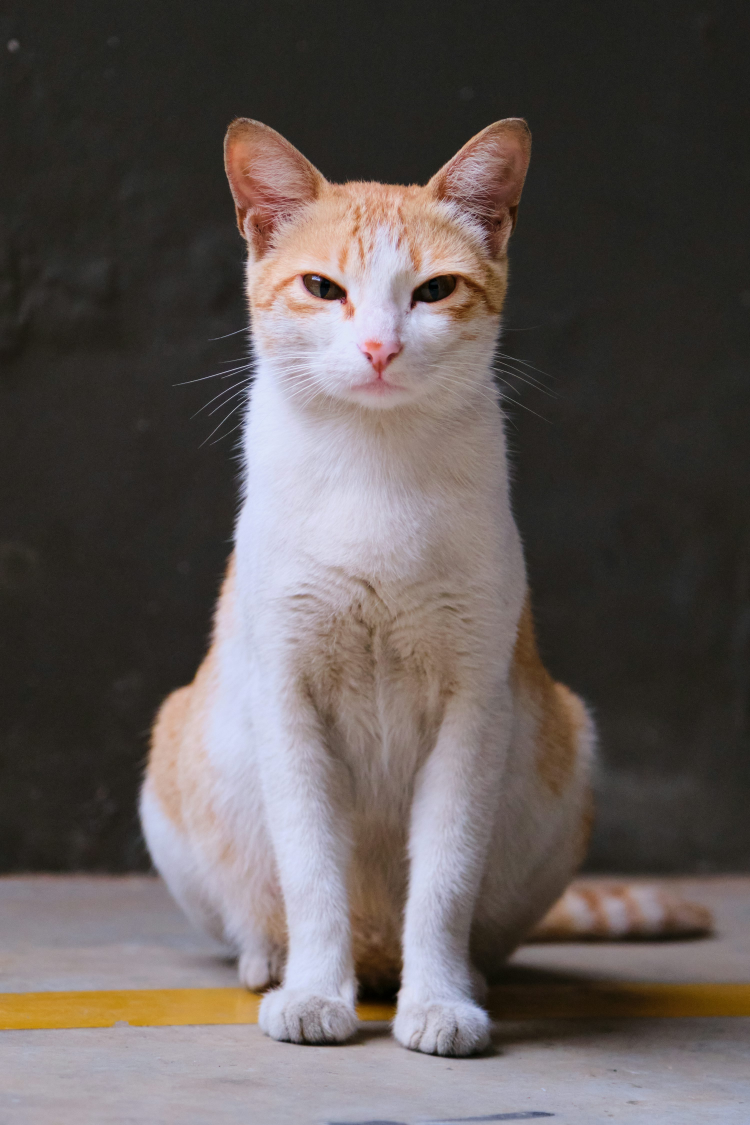
#> input picture Digital Image Processing/cat2.jpg, 3000 x 4500 px (shown at 1/4 size)
$ python lab2.py
#> lines starting #> are read from the running program, lines starting #| are printed output that depends on the picture
import cv2

img_path='cat2.jpg'

img=cv2.imread(img_path)
#> img is the input picture: shape (4500, 3000, 3); mean B, G, R 86.8, 88.7, 96.5
img = cv2.resize(img,(500,500))
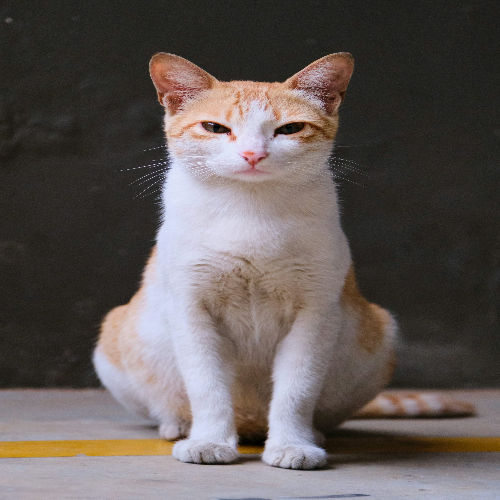
#> img: shape (500, 500, 3); mean B, G, R 87, 88.9, 96.7

img_gray=cv2.cvtColor(img,cv2.COLOR_BGR2GRAY)
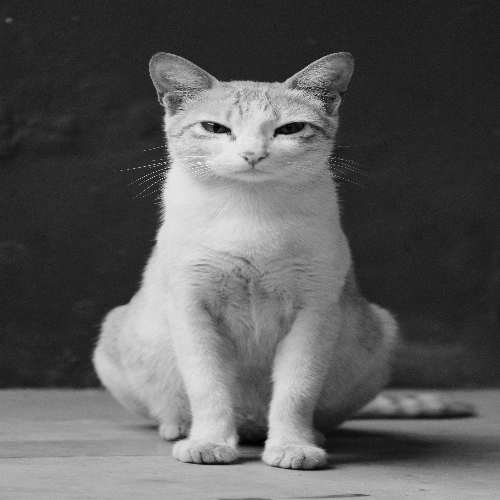
#> img_gray: shape (500, 500); min 0, max 239, mean 91.1

cv2.imshow('original',img)
row,col=img.shape[0],img.shape[1]
#> row = 500; col = 500
for i in range(row):
    for j in range(col):
        img[i][j] = 256-1-img[i][j]
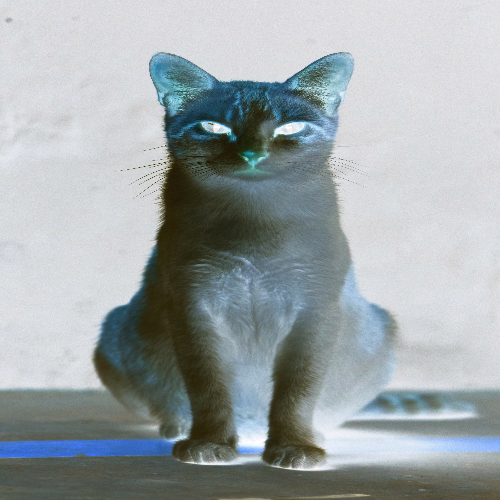
#> img: shape (500, 500, 3); mean B, G, R 168, 166.1, 158.3

cv2.imshow('Gray',img_gray)
cv2.imshow('negative',img)


cv2.waitKey(0)
cv2.destroyAllWindows()
